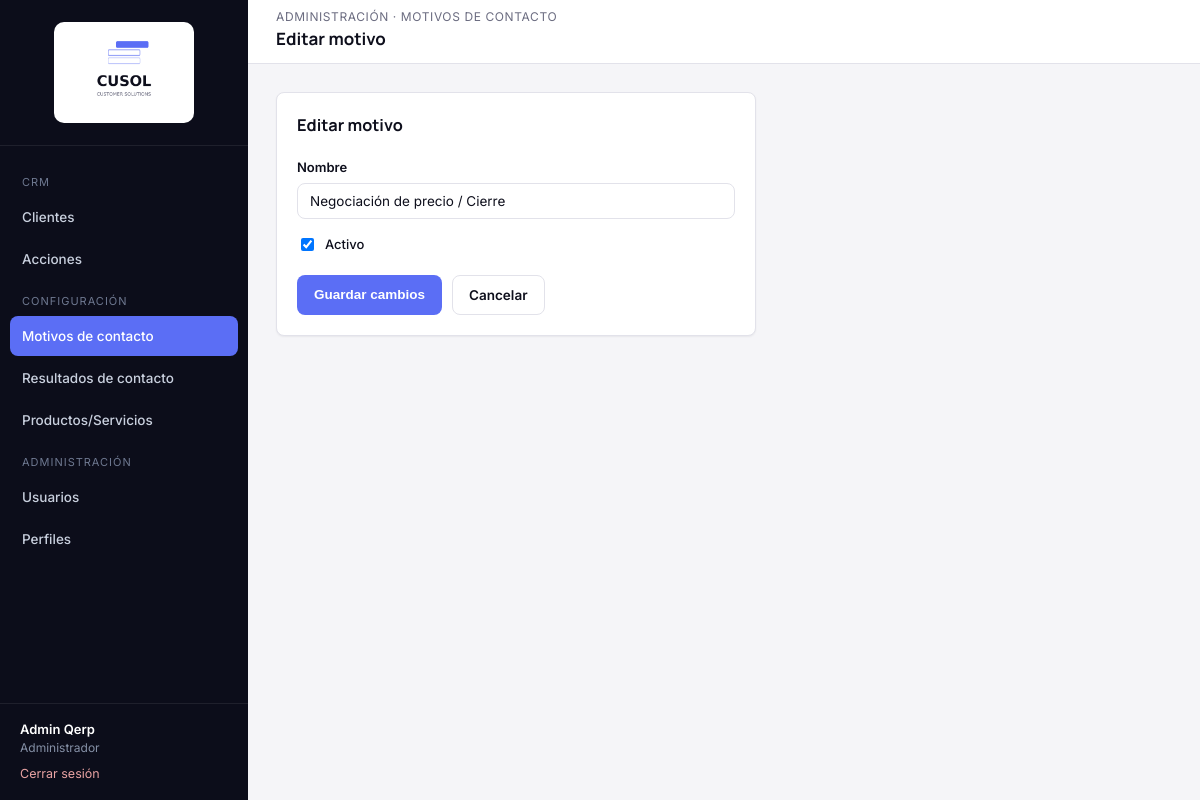
The app's page /modules/motivos-contacto/editar.php?id=4 (signed in) with its own data.
### tables this page shows
CREATE TABLE qerp_secciones (
  id INT PRIMARY KEY AUTO_INCREMENT,
  nombre VARCHAR(100) NOT NULL,
  slug VARCHAR(100) NOT NULL UNIQUE,
  icono VARCHAR(50) DEFAULT NULL,
  grupo VARCHAR(50) NOT NULL DEFAULT 'General',
  orden INT DEFAULT 0
);

CREATE TABLE qerp_motivos_contacto (
  id INT PRIMARY KEY AUTO_INCREMENT,
  nombre VARCHAR(100) NOT NULL,
  activo TINYINT(1) NOT NULL DEFAULT 1
);

### includes/funciones.php (called while the page is built, shortened)
<?php
function estaLogueado(): bool
{
    return isset($_SESSION['usuario_id']);
}
function usuarioActual(): ?array
{
    return [
        'id'         => $_SESSION['usuario_id'],
        'nombre'     => $_SESSION['usuario_nombre'],
        'apellido'   => $_SESSION['usuario_apellido'],
        'mail'       => $_SESSION['usuario_mail'],
        'perfil_id'  => $_SESSION['perfil_id'],
        'perfil'     => $_SESSION['perfil_nombre'],
    ];
}
function tienePermiso(PDO $pdo, string $slugSeccion, string $accion = 'ver'): bool
{
    $accionesValidas = ['ver', 'crear', 'editar', 'eliminar'];
    static $cache = [];
    $clave = $_SESSION['perfil_id'] . '-' . $slugSeccion;
    if (!isset($cache[$clave])) {
        $stmt = $pdo->prepare(
            "SELECT pp.ver, pp.crear, pp.editar, pp.eliminar
             FROM qerp_perfil_permisos pp
             INNER JOIN qerp_secciones s ON s.id = pp.seccion_id
             WHERE pp.perfil_id = :perfil_id AND s.slug = :slug
             LIMIT 1"
        );
        $stmt->execute([
            ':perfil_id' => $_SESSION['perfil_id'],
            ':slug'      => $slugSeccion,
        ]);
        $cache[$clave] = $stmt->fetch() ?: ['ver' => 0, 'crear' => 0, 'editar' => 0, 'eliminar' => 0];
    }
    return (bool) $cache[$clave][$accion];
}
function requerirPermiso(PDO $pdo, string $slugSeccion, string $accion = 'ver'): void
{
    if (!tienePermiso($pdo, $slugSeccion, $accion)) {
        http_response_code(403);
        include __DIR__ . '/../includes/403.php';
        exit;
    }
}
function e(?string $valor): string
{
    return htmlspecialchars($valor ?? '', ENT_QUOTES, 'UTF-8');
}
function obtenerSeccionesMenu(PDO $pdo): array
{
    $stmt = $pdo->query('SELECT * FROM qerp_secciones ORDER BY orden ASC');
    return $stmt->fetchAll();
}

### modules/motivos-contacto/editar.php (the view, shortened to what this page needs)
<?php
require_once __DIR__ . '/../../config/conexion.php';
require_once __DIR__ . '/../../includes/funciones.php';
requerirPermiso($pdo, 'motivos-contacto', 'editar');
$slugSeccionActual = 'motivos-contacto';
$id = (int) ($_GET['id'] ?? 0);
$stmt = $pdo->prepare('SELECT * FROM qerp_motivos_contacto WHERE id = :id');
$stmt->execute([':id' => $id]);
$motivo = $stmt->fetch();
$datos = ['nombre' => $motivo['nombre'], 'activo' => $motivo['activo']];
include __DIR__ . '/../../includes/header.php';
?>
<div class="card" style="max-width:480px;">
    <div class="card-header"><h3>Editar motivo</h3></div>
    <form method="post">
        <div class="campo">
            <label for="nombre">Nombre</label>
            <input type="text" id="nombre" name="nombre" value="<?= e($datos['nombre']) ?>" required>
        </div>
        <div class="campo">
            <label style="display:flex;align-items:center;gap:8px;font-weight:500;">
                <input type="checkbox" name="activo" style="width:auto;" <?= $datos['activo'] ? 'checked' : '' ?>>
                Activo
            </label>
        </div>
        <div style="display:flex; gap:10px; margin-top:20px;">
            <button type="submit" class="btn btn-primary">Guardar cambios</button>
            <a href="index.php" class="btn btn-outline">Cancelar</a>
        </div>
    </form>
</div>
<?php include __DIR__ . '/../../includes/footer.php'; ?>

### includes/sidebar.php (shortened to what this page needs)
<?php
$usuario = usuarioActual();
$secciones = obtenerSeccionesMenu($pdo);
$slugActual = $slugSeccionActual ?? '';
$grupos = [];
foreach ($secciones as $s) {
    $grupos[$s['grupo'] ?? 'General'][] = $s;
}
$ordenGrupos = ['CRM', 'Configuración', 'Administración'];
?>
<aside class="qerp-sidebar" id="qerpSidebar">
    <div class="brand">
        <img src="<?= QERP_URL_BASE ?>/assets/img/logo-cusol.png" alt="CUSOL" class="logo-sidebar">
    </div>
    <nav class="qerp-nav">
        <?php foreach ($ordenGrupos as $grupo): ?>
            <?php
                $items = array_filter($grupos[$grupo] ?? [], fn($s) => tienePermiso($pdo, $s['slug'], 'ver'));
            ?>
            <div class="seccion-titulo"><?= e($grupo) ?></div>
            <?php foreach ($items as $s): ?>
                <a href="<?= QERP_URL_BASE ?>/modules/<?= e($s['slug']) ?>/index.php"
                   class="<?= $slugActual === $s['slug'] ? 'activo' : '' ?>">
                    <?= e($s['nombre']) ?>
                </a>
            <?php endforeach; ?>
        <?php endforeach; ?>
    </nav>
    <div class="usuario-box">
        <div class="nombre"><?= e($usuario['nombre'] . ' ' . $usuario['apellido']) ?></div>
        <div class="perfil"><?= e($usuario['perfil']) ?></div>
        <a class="salir" href="<?= QERP_URL_BASE ?>/login/logout.php">Cerrar sesión</a>
    </div>
</aside>

### assets/css/style.css (style rules this page uses)
:root { --bg: #F5F5F8; --surface: #FFFFFF; --ink: #0E0F1C; --muted: #6B6C80; --border: #E2E2EA; --navy: #0C0D1A; --navy-light: #1B1D2E; --navy-hover: #262940; --accent: #5B6EF5; --accent-light: #ECEEFE; --accent-hover: #3A4FD4; --danger: #DC2626; --danger-light: #FDECEC; --success: #15803D; --success-light: #E9F7EE; --warning: #B45309; --warning-light: #FEF3E2; --radius: 8px; --shadow-sm: 0 1px 2px rgba(16, 24, 38, 0.06); --shadow-md: 0 4px 16px rgba(16, 24, 38, 0.08); --sidebar-w: 248px; --header-h: 64px; }
* { box-sizing: border-box; }
html, body { margin: 0; padding: 0; background: var(--bg); color: var(--ink); font-family: 'Inter', -apple-system, BlinkMacSystemFont, 'Segoe UI', sans-serif; font-size: 14px; line-height: 1.5; }
h1, h2, h3, h4 { font-family: 'Manrope', 'Inter', sans-serif; font-weight: 700; color: var(--ink); margin: 0 0 4px 0; }
a { color: var(--accent); text-decoration: none; }
.qerp-sidebar { width: var(--sidebar-w); background: var(--navy); color: #C9D0DE; flex-shrink: 0; position: fixed; top: 0; left: 0; bottom: 0; display: flex; flex-direction: column; }
.qerp-sidebar .brand { display: flex; align-items: center; justify-content: center; padding: 22px 20px; border-bottom: 1px solid rgba(255,255,255,0.08); }
.logo-sidebar { width: 140px; height: auto; background: #fff; border-radius: 10px; padding: 10px 12px; }
.qerp-nav { padding: 16px 10px; flex: 1; overflow-y: auto; }
.qerp-nav .seccion-titulo { text-transform: uppercase; font-size: 11px; letter-spacing: 1px; color: #6E7890; padding: 12px 12px 6px; }
.qerp-nav a { display: flex; align-items: center; gap: 10px; padding: 10px 12px; border-radius: var(--radius); color: #C9D0DE; font-weight: 500; font-size: 13.5px; margin-bottom: 2px; }
.qerp-nav a.activo { background: var(--accent); color: #fff; }
.qerp-sidebar .usuario-box { padding: 16px 20px; border-top: 1px solid rgba(255,255,255,0.08); font-size: 13px; }
.qerp-sidebar .usuario-box .nombre { color: #fff; font-weight: 600; }
.qerp-sidebar .usuario-box .perfil { color: #8590A6; font-size: 12px; }
.qerp-sidebar .usuario-box a.salir { display: inline-block; margin-top: 8px; color: #E9A3A3; font-size: 12.5px; }
.card { position: relative; background: var(--surface); border: 1px solid var(--border); border-radius: var(--radius); box-shadow: var(--shadow-sm); padding: 20px; }
.card-header { display: flex; align-items: center; justify-content: space-between; margin-bottom: 16px; }
.btn { display: inline-flex; align-items: center; gap: 6px; padding: 9px 16px; border-radius: var(--radius); border: 1px solid transparent; font-size: 13.5px; font-weight: 600; cursor: pointer; text-decoration: none !important; }
.btn-primary { background: var(--accent); color: #fff; }
.btn-outline { background: transparent; border-color: var(--border); color: var(--ink); }
label { display: block; font-size: 13px; font-weight: 600; margin-bottom: 6px; color: var(--ink); }
input[type=text], input[type=email], input[type=password], input[type=date], input[type=datetime-local], select, textarea { width: 100%; padding: 9px 12px; border: 1px solid var(--border); border-radius: var(--radius); font-size: 13.5px; font-family: inherit; color: var(--ink); background: #fff; }
.campo { margin-bottom: 16px; }

### records on screen
qerp_secciones: nombre "Clientes"
qerp_secciones: nombre "Acciones"
qerp_secciones: nombre "Motivos de contacto"
qerp_secciones: nombre "Resultados de contacto"
qerp_secciones: nombre "Productos/Servicios"
qerp_secciones: nombre "Usuarios"
qerp_secciones: nombre "Perfiles"
qerp_motivos_contacto: nombre "Negociación de precio / Cierre", activo "☑"

### other values on screen
$grupo "CRM"
$grupo "CONFIGURACIÓN"
$grupo "ADMINISTRACIÓN"
$usuario['nombre'] . ' ' . $usuario['apellido'] "Admin Qerp"
$usuario['perfil'] "Administrador"
$eyebrowPagina "ADMINISTRACIÓN · MOTIVOS DE CONTACTO"
$tituloPagina "Editar motivo"
